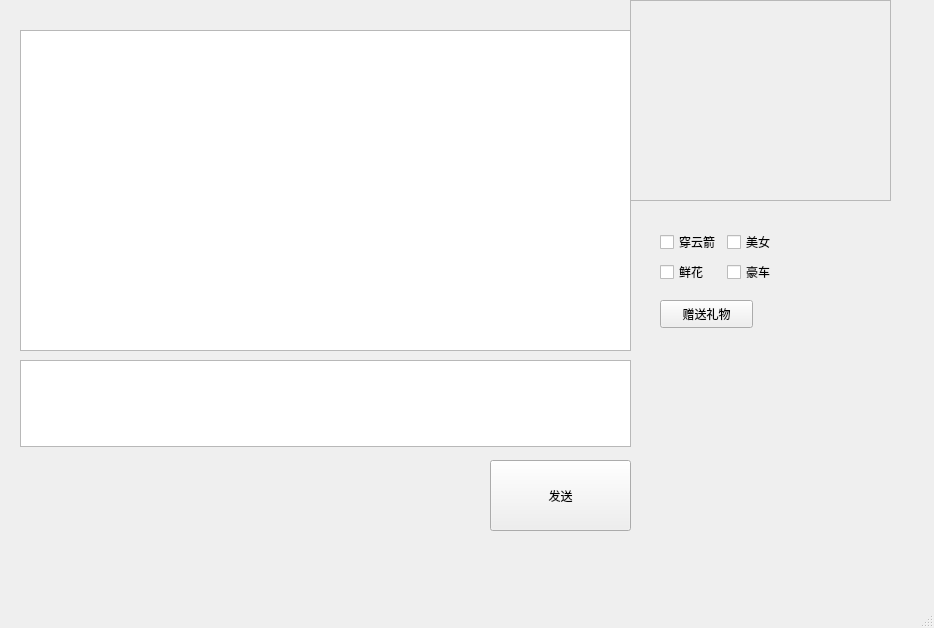
<?xml version="1.0" encoding="UTF-8"?>
<ui version="4.0">
 <class>MainWindow</class>
 <widget class="QMainWindow" name="MainWindow">
  <property name="geometry">
   <rect>
    <x>0</x>
    <y>0</y>
    <width>934</width>
    <height>628</height>
   </rect>
  </property>
  <property name="windowTitle">
   <string>畅聊</string>
  </property>
  <widget class="QWidget" name="centralwidget">
   <widget class="QPushButton" name="btn_send">
    <property name="geometry">
     <rect>
      <x>490</x>
      <y>460</y>
      <width>141</width>
      <height>71</height>
     </rect>
    </property>
    <property name="text">
     <string>发送</string>
    </property>
   </widget>
   <widget class="QPushButton" name="btn_sure">
    <property name="geometry">
     <rect>
      <x>660</x>
      <y>300</y>
      <width>93</width>
      <height>28</height>
     </rect>
    </property>
    <property name="text">
     <string>赠送礼物</string>
    </property>
   </widget>
   <widget class="QFrame" name="frame">
    <property name="geometry">
     <rect>
      <x>630</x>
      <y>0</y>
      <width>261</width>
      <height>201</height>
     </rect>
    </property>
    <property name="frameShape">
     <enum>QFrame::StyledPanel</enum>
    </property>
    <property name="frameShadow">
     <enum>QFrame::Raised</enum>
    </property>
    <widget class="QLabel" name="gift_notice">
     <property name="geometry">
      <rect>
       <x>30</x>
       <y>20</y>
       <width>211</width>
       <height>31</height>
      </rect>
     </property>
     <property name="styleSheet">
      <string notr="true">color: rgb(255, 0, 0);
font: 75 14pt &quot;Aharoni&quot;;</string>
     </property>
     <property name="text">
      <string/>
     </property>
    </widget>
    <widget class="QLabel" name="gift_show">
     <property name="geometry">
      <rect>
       <x>30</x>
       <y>80</y>
       <width>191</width>
       <height>131</height>
      </rect>
     </property>
     <property name="text">
      <string/>
     </property>
    </widget>
   </widget>
   <widget class="QWidget" name="formLayoutWidget">
    <property name="geometry">
     <rect>
      <x>660</x>
      <y>230</y>
      <width>151</width>
      <height>61</height>
     </rect>
    </property>
    <layout class="QFormLayout" name="formLayout_2">
     <item row="0" column="0">
      <widget class="QCheckBox" name="checkBox_arrow">
       <property name="text">
        <string>穿云箭</string>
       </property>
      </widget>
     </item>
     <item row="1" column="0">
      <widget class="QCheckBox" name="checkBox_flower">
       <property name="text">
        <string>鲜花</string>
       </property>
      </widget>
     </item>
     <item row="0" column="1">
      <widget class="QCheckBox" name="checkBox_beauty">
       <property name="text">
        <string>美女</string>
       </property>
      </widget>
     </item>
     <item row="1" column="1">
      <widget class="QCheckBox" name="checkBox_car">
       <property name="text">
        <string>豪车</string>
       </property>
      </widget>
     </item>
    </layout>
   </widget>
   <widget class="QLabel" name="label_show">
    <property name="geometry">
     <rect>
      <x>30</x>
      <y>480</y>
      <width>331</width>
      <height>41</height>
     </rect>
    </property>
    <property name="text">
     <string/>
    </property>
   </widget>
   <widget class="QLabel" name="showname">
    <property name="geometry">
     <rect>
      <x>240</x>
      <y>0</y>
      <width>151</width>
      <height>21</height>
     </rect>
    </property>
    <property name="text">
     <string/>
    </property>
   </widget>
   <widget class="QListWidget" name="outputArea">
    <property name="geometry">
     <rect>
      <x>20</x>
      <y>30</y>
      <width>611</width>
      <height>321</height>
     </rect>
    </property>
   </widget>
   <widget class="QTextEdit" name="inputArea">
    <property name="geometry">
     <rect>
      <x>20</x>
      <y>360</y>
      <width>611</width>
      <height>87</height>
     </rect>
    </property>
   </widget>
  </widget>
  <widget class="QStatusBar" name="statusbar"/>
  <widget class="QMenuBar" name="menubar">
   <property name="geometry">
    <rect>
     <x>0</x>
     <y>0</y>
     <width>934</width>
     <height>26</height>
    </rect>
   </property>
  </widget>
 </widget>
 <tabstops>
  <tabstop>btn_send</tabstop>
  <tabstop>checkBox_arrow</tabstop>
  <tabstop>checkBox_beauty</tabstop>
  <tabstop>checkBox_flower</tabstop>
  <tabstop>checkBox_car</tabstop>
  <tabstop>btn_sure</tabstop>
  <tabstop>outputArea</tabstop>
 </tabstops>
 <resources/>
 <connections/>
 <slots>
  <signal>dableclicked()</signal>
  <slot>openmember()</slot>
 </slots>
</ui>
